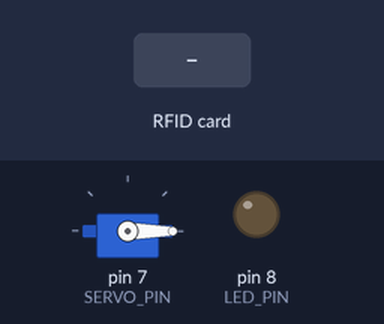
This sketch was run on a simulated Arduino Mega 2560, built with avr-gcc and run on an emulated ATmega2560. Parts: servo, output pins drawn as LEDs (lit = HIGH). Dashed ring = blinking. Inputs (shaded band) come from the test bench. Pins used as bus, display or sensor lines are not drawn; what the sketch prints to the serial monitor is not drawn.

Above: at 1.2 s.
1.3 s: RFID card 5E 7A 19 C4 held to the reader
At 1.39 s:
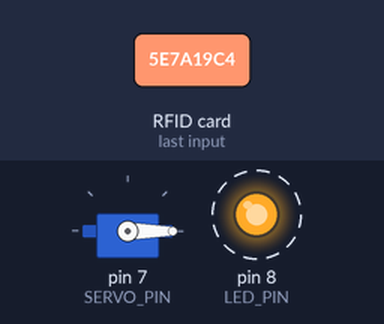
4.3 s: RFID card 6D 6B B8 21 held to the reader
At 5.6 s:
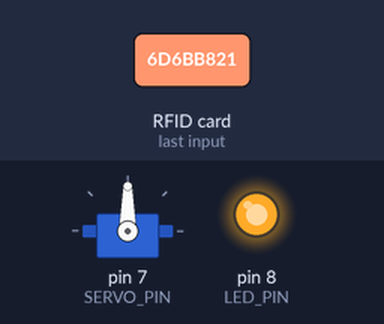
Timing chart, 0 to 8.8 s (numbered marks = the images above; inputs shaded):
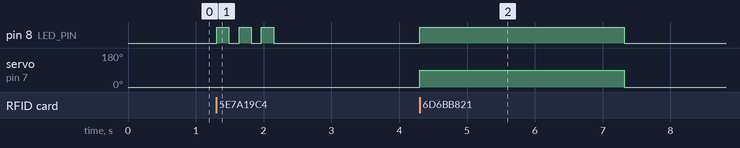

The sketch:

RFID-Door-Opener.ino
```cpp
#include <SPI.h>
#include <MFRC522.h>
#include <Servo.h>

// Pins
#define SS_PIN 53    // SDA
#define RST_PIN 5
#define SERVO_PIN 7
#define LED_PIN 8

MFRC522 mfrc522(SS_PIN, RST_PIN);
Servo doorServo;

// Authorized UID: 6D 6B B8 21
byte allowedUID[4] = {0x6D, 0x6B, 0xB8, 0x21};

const int openAngle = 90;
const int closedAngle = 0;
const unsigned long openMillis = 3000; // keep door open for 3s

void setup() {
  Serial.begin(9600);
  SPI.begin();
  mfrc522.PCD_Init();

  doorServo.attach(SERVO_PIN);
  doorServo.write(closedAngle);

  pinMode(LED_PIN, OUTPUT);
  digitalWrite(LED_PIN, LOW);

  Serial.println("RFID Door Lock ready. Place your card near the reader.");
}

void loop() {
  // Wait for a new card
  if (!mfrc522.PICC_IsNewCardPresent()) return;
  if (!mfrc522.PICC_ReadCardSerial()) return;

  // Print scanned UID
  Serial.print("Scanned UID:");
  for (byte i = 0; i < mfrc522.uid.size; i++) {
    if (mfrc522.uid.uidByte[i] < 0x10) Serial.print(" 0");
    else Serial.print(" ");
    Serial.print(mfrc522.uid.uidByte[i], HEX);
  }
  Serial.println();

  // Check authorization
  if (checkUID()) {
    Serial.println("Access Granted ✅");
    accessGranted();
  } else {
    Serial.println("Access Denied ❌");
    accessDenied();
  }

  mfrc522.PICC_HaltA(); // stop reading this card
  delay(300);           // small debounce before next read
}

// Actions
void accessGranted() {
  digitalWrite(LED_PIN, HIGH);      // steady LED
  doorServo.write(openAngle);       // open
  unsigned long start = millis();
  while (millis() - start < openMillis) {
    // keep open; avoid re-trigger by waiting while card present
    if (!mfrc522.PICC_IsNewCardPresent()) { /* continue */ }
    delay(10);
  }
  doorServo.write(closedAngle);     // close
  digitalWrite(LED_PIN, LOW);
}

void accessDenied() {
  // blink LED 3 times quickly
  for (int i = 0; i < 3; ++i) {
    digitalWrite(LED_PIN, HIGH);
    delay(180);
    digitalWrite(LED_PIN, LOW);
    delay(150);
  }
}

// compare first 4 bytes (typical MIFARE UID length)
bool checkUID() {
  if (mfrc522.uid.size < 4) return false;
  for (byte i = 0; i < 4; i++) {
    if (mfrc522.uid.uidByte[i] != allowedUID[i]) return false;
  }
  return true;
}
```

Measured:
- after the input at 1.3 s, pin 8 (LED_PIN): alternates HIGH for 0.18 s and LOW for 0.15 s, 6 changes in all, then stays LOW, starting at once
- after the input at 4.3 s, pin 8 (LED_PIN): LOW → HIGH at once, → LOW 3.0 s later; servo on pin 7 (SERVO_PIN): 0° → 90° at once, → 0° 3.0 s later
